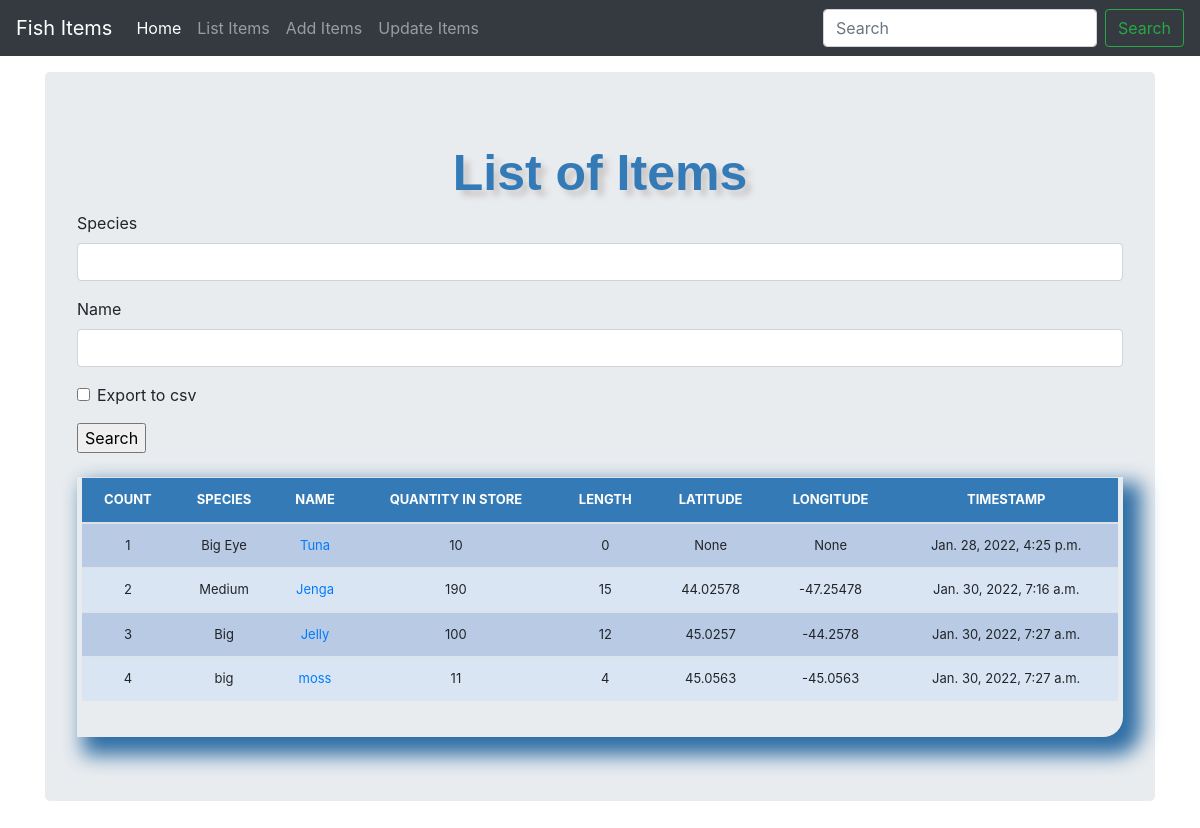
Page /list_item/ on the earlier database version.
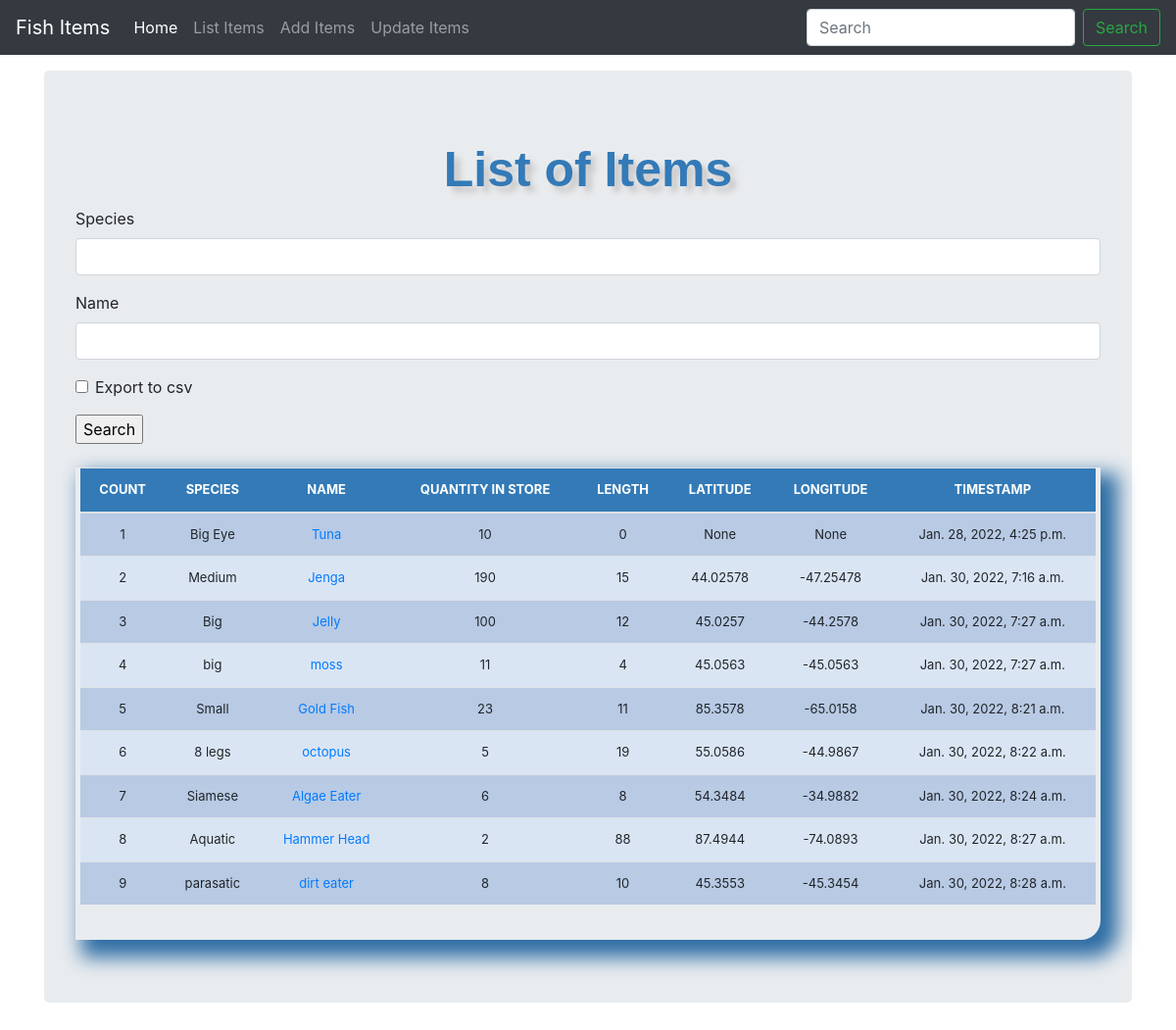
Same page on the later database version.
### fishmgt/models.py (models this page shows, shortened)
class Stock(models.Model):
    species = models.CharField(max_length=50, blank=True, unique=True, null=True)
    name = models.CharField(max_length=50, blank=True, unique=True, null=True)
    quantity = models.IntegerField(default='0', blank=False, null=True)
    length = models.IntegerField(default='0', blank=True, null=True)
    latitude = models.CharField(max_length=50, blank=True, null=True)
    longitude = models.CharField(max_length=50, blank=True, null=True)
    timestamp = models.DateTimeField(auto_now_add=False, auto_now=True)

### fishmgt/views.py (the view, shortened to what this page needs)
# urls.py: path('list_item/', views.list_item, name='list_item'),
def list_item(request):
    header = 'List of Items'
    form = StockSearchForm(request.POST or None)
    queryset = Stock.objects.all()
    context = {
        "header": header,
        "queryset": queryset,
        "form" : form,
        }
    return render(request, "list_item.html", context)

### fishmgt/forms.py
class StockSearchForm(forms.ModelForm):
	export_to_CSV = forms.BooleanField(required=False)
	class Meta:
		model = Stock
		fields = ['species', 'name']

### fishmgt/templates/list_item.html (shortened to what this page needs)
{% load staticfiles %} {% load crispy_forms_tags %}
<!doctype html>
<html lang="en">
<head>
    <link href="{% static 'css/stylesheet.css' %}" rel="stylesheet">
    <link href="{% static 'css/bootstrap.min.css' %}" rel="stylesheet">
    <link href="{% static 'css/navbar-top-fixed.css' %}" rel="stylesheet">
</head>
<body>
    {% include 'navbar.html' %}
    <main role="main" class="container">
        <div class="jumbotron">
            <div class="header">{{header}}</div>
            <form method='POST' action=''>{% csrf_token %} {{form|crispy}}
                <input type="submit" value='Search' />
            </form>
            <br>
            <div class="display_table">
                <table class='table'>
                    <thead>
                        <tr>
                            <th>COUNT</th>
                            <th>SPECIES</th>
                            <th>NAME</th>
                            <th>QUANTITY IN STORE</th>
                            <th>LENGTH</th>
                            <th>LATITUDE</th>
                            <th>LONGITUDE</th>
                            <th>TIMESTAMP</th>
                        </tr>
                    </thead>
                    {% for instance in queryset %}
                    <tr>
                        <td>{{forloop.counter}}</td>
                        <td>{{instance.species}}</td>
                        <td>
                            <a href="{% url 'update_items' instance.id %}">{{instance.name}}</a>
                        </td>
                        <td>{{instance.quantity}}</td>
                        <td>{{instance.length}}</td>
                        <td>{{instance.latitude}}</td>
                        <td>{{instance.longitude}}</td>
                        <td>{{instance.timestamp}}</td>
                    </tr>
                    {% endfor %}
                </table>
            </div>
        </div>
    </main>
</body>
</html>

### fishmgt/templates/navbar.html (shortened to what this page needs)
<nav class="navbar navbar-expand-md navbar-dark fixed-top bg-dark">
    <a class="navbar-brand" href="/">Fish Items</a>
    <div class="collapse navbar-collapse" id="navbarCollapse">
        <ul class="navbar-nav mr-auto">
            <li class="nav-item active">
                <a class="nav-link" href="/">Home <span class="sr-only">(current)</span></a>
            </li>
            <li class="nav-item">
                <a class="nav-link" href="/list_item">List Items</a>
            </li>
            <li class="nav-item">
                <a class="nav-link" href="/add_items">Add Items</a>
            </li>
            <li class="nav-item">
                <a class="nav-link" href="/update_items">Update Items</a>
            </li>
        </ul>
        <form class="form-inline mt-2 mt-md-0">
            <input class="form-control mr-sm-2" type="text" placeholder="Search" aria-label="Search">
            <button class="btn btn-outline-success my-2 my-sm-0" type="submit">Search</button>
        </form>
    </div>
</nav>

### fishmgt/static/css/stylesheet.css (style rules this page uses)
body { background-color: #34eb6b; }
.table { font-size: 13px; text-align: center; width: 95%; margin: auto; }
.table tr:nth-child(odd) { background: #B8CAE4 }
.table tr:nth-child(even) { background: #dae5f4 }
th { background-color: #337ab7; color: white; }
.display_table { border-bottom-right-radius: 20px; padding-left: 5px; padding-right: 5px; padding-bottom: 20px; box-shadow: 12px 12px 20px 6px #2e6da4; }
.header { font-family: helvetica; color: #337ab7; font-size: 50px; text-align: center; width: 100%; text-shadow: 6px 6px 6px #c9c6c6; display: block; font-weight: bolder; }

### fishmgt/static/css/navbar-top-fixed.css (style rules this page uses)
body { min-height: 75rem; padding-top: 4.5rem; }

### fishmgt/templates/list_item.html (style rules this page uses)
body { min-height: 75rem; padding-top: 4.5rem; }

Differences in the rows shown:
added Stock: species "Small", name "Gold Fish", quantity "23", length "11", latitude "85.3578", longitude "-65.0158", timestamp "Jan. 30, 2022, 8:21 a.m."
added Stock: species "8 legs", name "octopus", quantity "5", length "19", latitude "55.0586", longitude "-44.9867", timestamp "Jan. 30, 2022, 8:22 a.m."
added Stock: species "Siamese", name "Algae Eater", quantity "6", length "8", latitude "54.3484", longitude "-34.9882", timestamp "Jan. 30, 2022, 8:24 a.m."
added Stock: species "Aquatic", name "Hammer Head", quantity "2", length "88", latitude "87.4944", longitude "-74.0893", timestamp "Jan. 30, 2022, 8:27 a.m."
added Stock: species "parasatic", name "dirt eater", quantity "8", length "10", latitude "45.3553", longitude "-45.3454", timestamp "Jan. 30, 2022, 8:28 a.m."
